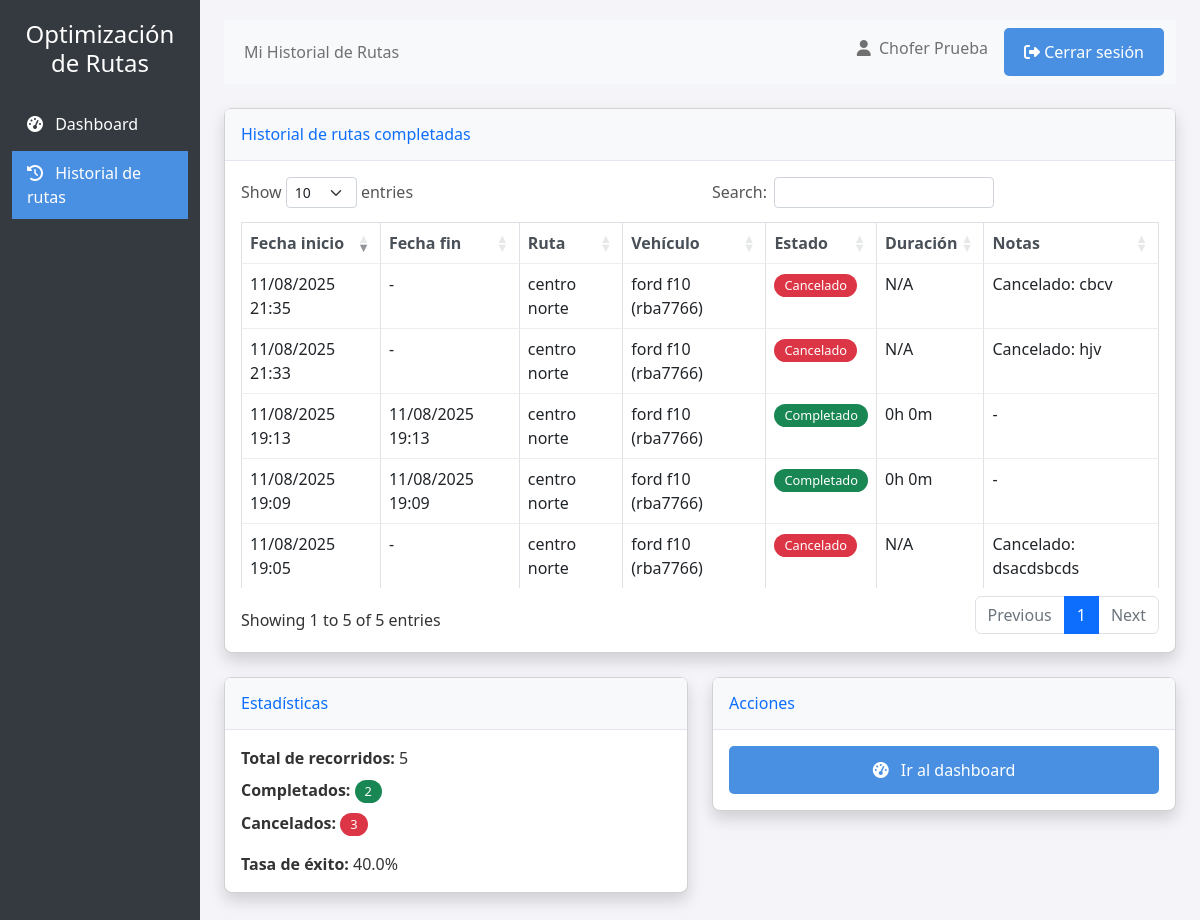
The page /driver/route_history (signed in) on the database its author committed.
### app.py (models this page shows, shortened)
class User(db.Model, UserMixin):
    id = db.Column(db.Integer, primary_key=True)
    username = db.Column(db.String(100), unique=True, nullable=False)
    email = db.Column(db.String(120), unique=True, nullable=False)
    password_hash = db.Column(db.String(200), nullable=False)
    first_name = db.Column(db.String(100), nullable=False)
    last_name = db.Column(db.String(100), nullable=False)
    cedula = db.Column(db.String(20), unique=True, nullable=False)
    role = db.Column(db.String(20), default='driver')  # admin, driver, technician, coordinator
    active = db.Column(db.Boolean, default=True)
    created_at = db.Column(db.DateTime, default=datetime.utcnow)
    driver_info = db.relationship('DriverInfo', backref='user', uselist=False, cascade="all, delete-orphan")
    routes_created = db.relationship('Route', backref='creator', lazy=True, foreign_keys='Route.creator_id')
    routes_driven = db.relationship('RouteCompletion', backref='driver', lazy=True)

class RouteCompletion(db.Model):
    id = db.Column(db.Integer, primary_key=True)
    route_id = db.Column(db.Integer, db.ForeignKey('route.id'), nullable=False)
    driver_id = db.Column(db.Integer, db.ForeignKey('user.id'), nullable=False)
    vehicle_id = db.Column(db.Integer, db.ForeignKey('vehicle.id'), nullable=False)
    started_at = db.Column(db.DateTime, nullable=True)
    completed_at = db.Column(db.DateTime, nullable=True)
    status = db.Column(db.String(20), default='pending')
    track_data = db.Column(db.Text, nullable=True)
    notes = db.Column(db.Text, nullable=True)
    vehicle = db.relationship('Vehicle', backref='route_completions')

class Route(db.Model):
    id = db.Column(db.Integer, primary_key=True)
    name = db.Column(db.String(100), nullable=False)
    description = db.Column(db.Text, nullable=True)
    creator_id = db.Column(db.Integer, db.ForeignKey('user.id'), nullable=False)
    created_at = db.Column(db.DateTime, default=datetime.utcnow)
    file_path = db.Column(db.String(200), nullable=False)
    gpx_path = db.Column(db.String(200), nullable=True)
    start_point = db.Column(db.String(100), nullable=True)
    end_point = db.Column(db.String(100), nullable=True)
    distance = db.Column(db.Float, nullable=True)
    active = db.Column(db.Boolean, default=True)
    completions = db.relationship('RouteCompletion', backref='route', lazy=True)

class Vehicle(db.Model):
    id = db.Column(db.Integer, primary_key=True)
    brand = db.Column(db.String(100), nullable=False)
    model = db.Column(db.String(100), nullable=False)
    year = db.Column(db.Integer, nullable=False)
    plate_number = db.Column(db.String(20), unique=True, nullable=False)
    active = db.Column(db.Boolean, default=True)
    created_at = db.Column(db.DateTime, default=datetime.utcnow)
    drivers = db.relationship('VehicleAssignment', backref='vehicle', lazy=True)

### app.py (the view)
    @app.route('/driver/route_history')
    @driver_required
    def driver_route_history():
        try:
            completions = RouteCompletion.query.filter_by(
                driver_id=current_user.id
            ).order_by(RouteCompletion.completed_at.desc()).all()
            return render_template('driver/route_history.html', completions=completions)
        except Exception as e:
            print(f"ERROR en driver_route_history: {e}")
            flash(f'Error al cargar el historial: {str(e)}', 'danger')
            return redirect(url_for('driver_dashboard'))

### app.py (called while the page is built)
def role_required(*roles):
    def decorator(f):
        @wraps(f)
        def decorated_function(*args, **kwargs):
            if not current_user.is_authenticated:
                flash('Debes iniciar sesión para acceder a esta página.', 'danger')
                return redirect(url_for('login'))
            if current_user.role not in roles:
                flash('No tienes permisos para acceder a esta página.', 'danger')
                return redirect(url_for('dashboard'))
            return f(*args, **kwargs)
        return decorated_function
    return decorator

### templates/driver/route_history.html (shortened to what this page needs)
{% extends "base.html" %}
{% block page_title %}Mi Historial de Rutas{% endblock %}
{% block sidebar_items %}
<li class="nav-item">
    <a href="{{ url_for('driver_dashboard') }}" class="nav-link">
        <i class="fas fa-tachometer-alt me-2"></i> Dashboard
    </a>
</li>
<li class="nav-item">
    <a href="{{ url_for('driver_route_history') }}" class="nav-link active">
        <i class="fas fa-history me-2"></i> Historial de rutas
    </a>
</li>
{% endblock %}
{% block content %}
<div class="card shadow mb-4">
    <div class="card-header py-3">
        <h6 class="m-0 font-weight-bold text-primary">Historial de rutas completadas</h6>
    </div>
    <div class="card-body">
        {% if completions %}
        <div class="table-responsive">
            <table class="table table-bordered" id="historyTable">
                <thead>
                    <tr>
                        <th>Fecha inicio</th>
                        <th>Fecha fin</th>
                        <th>Ruta</th>
                        <th>Vehículo</th>
                        <th>Estado</th>
                        <th>Duración</th>
                        <th>Notas</th>
                    </tr>
                </thead>
                <tbody>
                    {% for completion in completions %}
                    <tr>
                        <td>
                            {% if completion.started_at %}
                                {{ completion.started_at|datetime_format }}
                            {% else %}
                                N/A
                            {% endif %}
                        </td>
                        <td>
                            {% if completion.completed_at %}
                                {{ completion.completed_at|datetime_format }}
                            {% else %}
                                -
                            {% endif %}
                        </td>
                        <td>{{ completion.route.name if completion.route else 'Ruta eliminada' }}</td>
                        <td>
                            {% if completion.vehicle %}
                                {{ completion.vehicle.brand }} {{ completion.vehicle.model }} ({{ completion.vehicle.plate_number }})
                            {% else %}
                                Vehículo eliminado
                            {% endif %}
                        </td>
                        <td>
                            {% if completion.status == 'completed' %}
                            <span class="badge bg-success">Completado</span>
                            {% elif completion.status == 'in_progress' %}
                            <span class="badge bg-warning">En progreso</span>
                            {% elif completion.status == 'canceled' %}
                            <span class="badge bg-danger">Cancelado</span>
                            {% else %}
                            <span class="badge bg-secondary">Pendiente</span>
                            {% endif %}
                        </td>
                        <td>
                            {% if completion.started_at and completion.completed_at %}
                                {% set duration = completion.completed_at - completion.started_at %}
                                {% set hours = duration.total_seconds() // 3600 %}
                                {% set minutes = (duration.total_seconds() % 3600) // 60 %}
                                {{ hours|int }}h {{ minutes|int }}m
                            {% else %}
                                N/A
                            {% endif %}
                        </td>
                        <td>
                            {% if completion.notes %}
                                <span title="{{ completion.notes }}" data-bs-toggle="tooltip">
                                    {{ completion.notes|truncate(30) }}
                                </span>
                            {% else %}
                                -
                            {% endif %}
                        </td>
                    </tr>
                    {% endfor %}
                </tbody>
            </table>
        </div>
        {% endif %}
    </div>
</div>
{% if completions %}
<div class="row">
    <div class="col-md-6">
        <div class="card shadow mb-4">
            <div class="card-header py-3">
                <h6 class="m-0 font-weight-bold text-primary">Estadísticas</h6>
            </div>
            <div class="card-body">
                {% set completed_count = completions|selectattr("status", "equalto", "completed")|list|length %}
                {% set canceled_count = completions|selectattr("status", "equalto", "canceled")|list|length %}
                {% set total_count = completions|length %}
                <div class="mb-2">
                    <strong>Total de recorridos:</strong> {{ total_count }}
                </div>
                <div class="mb-2">
                    <strong>Completados:</strong>
                    <span class="badge bg-success">{{ completed_count }}</span>
                </div>
                <div class="mb-2">
                    <strong>Cancelados:</strong>
                    <span class="badge bg-danger">{{ canceled_count }}</span>
                </div>
                {% if total_count > 0 %}
                <div class="mt-3">
                    <strong>Tasa de éxito:</strong>
                    {{ "%.1f"|format((completed_count / total_count * 100)) }}%
                </div>
                {% endif %}
            </div>
        </div>
    </div>
    <div class="col-md-6">
        <div class="card shadow mb-4">
            <div class="card-header py-3">
                <h6 class="m-0 font-weight-bold text-primary">Acciones</h6>
            </div>
            <div class="card-body">
                <div class="d-grid gap-2">
                    <a href="{{ url_for('driver_dashboard') }}" class="btn btn-primary">
                        <i class="fas fa-tachometer-alt me-2"></i> Ir al dashboard
                    </a>
                </div>
            </div>
        </div>
    </div>
</div>
{% endif %}
{% endblock %}
{% block extra_css %}
<link rel="stylesheet" href="https://cdn.datatables.net/1.11.5/css/dataTables.bootstrap5.min.css">
{% endblock %}

### templates/base.html (shortened to what this page needs)
<!DOCTYPE html>
<html lang="es">
<head>
    <link rel="stylesheet" href="https://cdn.jsdelivr.net/npm/bootstrap@5.2.3/dist/css/bootstrap.min.css">
    <link rel="stylesheet" href="https://cdnjs.cloudflare.com/ajax/libs/font-awesome/6.2.1/css/all.min.css">
    <link rel="stylesheet" href="/static/styles.css">
    {% block extra_css %}{% endblock %}
</head>
<body>
    <div class="container-fluid">
        <div class="row">
            <div class="col-md-2 d-md-block sidebar collapse">
                <div class="position-sticky">
                    <div class="text-center mb-4">
                        <h4>Optimización<br>de Rutas</h4>
                    </div>
                    <ul class="nav flex-column">
                        {% block sidebar_items %}
                        {% endblock %}
                    </ul>
                </div>
            </div>
            <div class="col-md-10 ms-sm-auto px-md-4 content">
                <nav class="navbar navbar-expand-lg navbar-light bg-light mb-4">
                    <div class="container-fluid">
                        <div class="collapse navbar-collapse">
                            <ul class="navbar-nav me-auto mb-2 mb-lg-0">
                                <li class="nav-item">
                                    <span class="nav-link">
                                        {% block page_title %}Dashboard{% endblock %}
                                    </span>
                                </li>
                            </ul>
                            <div class="d-flex">
                                <span class="navbar-text me-3">
                                    <i class="fas fa-user me-1"></i> {{ current_user.first_name }} {{ current_user.last_name }}
                                </span>
                                <a href="{{ url_for('logout') }}" class="btn btn-outline-danger btn-sm">
                                    <i class="fas fa-sign-out-alt"></i> Cerrar sesión
                                </a>
                            </div>
                        </div>
                    </div>
                </nav>
                {% block content %}{% endblock %}
            </div>
        </div>
    </div>
</body>
</html>

### static/styles.css (style rules this page uses)
* { box-sizing: border-box; margin: 0; padding: 0; }
body { font-family: 'Segoe UI', Arial, sans-serif; background-color: #f4f4f9; margin: 0; padding: 0; color: #333; min-height: 100vh; display: flex; flex-direction: column; }
button, .btn { background-color: #4a90e2; color: white; border: none; padding: 12px 20px; border-radius: 5px; cursor: pointer; font-size: 16px; font-weight: 500; transition: background-color 0.3s; text-decoration: none; display: inline-block; }
.btn-primary { background-color: #4a90e2; }
table { width: 100%; border-collapse: collapse; }
th, td { padding: 12px 15px; text-align: left; border-bottom: 1px solid #eee; }
th { background-color: #f8f9fa; font-weight: 600; color: #495057; }
tr:last-child td { border-bottom: none; }
.badge { display: inline-block; padding: 5px 10px; border-radius: 15px; font-size: 0.8rem; font-weight: 500; }

### templates/base.html (style rules this page uses)
.sidebar { min-height: 100vh; background-color: #343a40; color: #fff; padding-top: 20px; }
.sidebar a { color: #fff; text-decoration: none; padding: 10px 15px; display: block; }
.sidebar a.active { background-color: #4a90e2; }
.sidebar .nav-item { margin-bottom: 5px; }
.content { padding: 20px; }
.card { margin-bottom: 20px; border-radius: 8px; box-shadow: 0 2px 4px rgba(0,0,0,0.1); }
.card-header { background-color: #f8f9fa; border-bottom: 1px solid #e3e6f0; font-weight: bold; }
.btn-primary { background-color: #4a90e2; border-color: #4a90e2; }

### rows shown on the page
User: first_name "Chofer", last_name "Prueba"
RouteCompletion: started_at "11/08/2025 19:13", completed_at "11/08/2025 19:13", route "centro norte", vehicle.brand "ford", vehicle.model "f10", vehicle.plate_number "rba7766", status "Completado", hours "0", minutes "0"
RouteCompletion: started_at "11/08/2025 19:09", completed_at "11/08/2025 19:09", route "centro norte", vehicle.brand "ford", vehicle.model "f10", vehicle.plate_number "rba7766", status "Completado", hours "0", minutes "0"
RouteCompletion: started_at "11/08/2025 19:05", route "centro norte", vehicle.brand "ford", vehicle.model "f10", vehicle.plate_number "rba7766", status "Cancelado", shows "N/A", notes "Cancelado: dsacdsbcds"
RouteCompletion: started_at "11/08/2025 21:33", route "centro norte", vehicle.brand "ford", vehicle.model "f10", vehicle.plate_number "rba7766", status "Cancelado", shows "N/A", notes "Cancelado: hjv"
RouteCompletion: started_at "11/08/2025 21:35", route "centro norte", vehicle.brand "ford", vehicle.model "f10", vehicle.plate_number "rba7766", status "Cancelado", shows "N/A", notes "Cancelado: cbcv"

### other values the page prints
{{ total_count }} "5"
{{ completed_count }} "2"
{{ canceled_count }} "3"
{{ "%.1f"|format((completed_count / total_count * 100)) }} "40.0"
